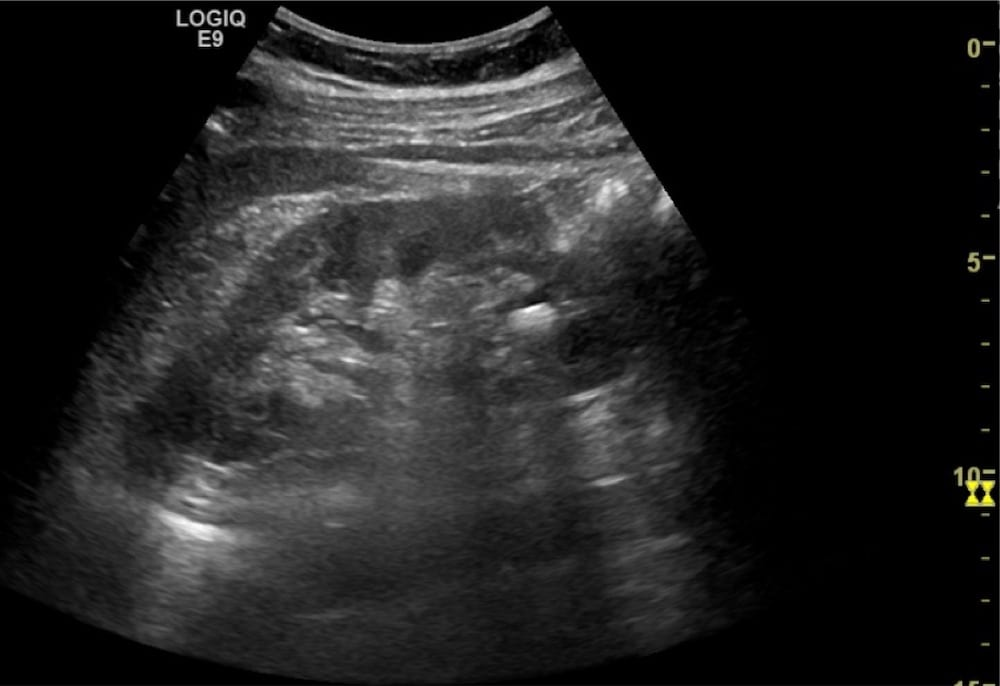
#> input picture images/image_8.jpg, 1000 x 686 px, found by its file name
$ jupyter execute FinalCode.ipynb   (shell and % lines are left out)   (older library calls are emulated)
#> lines starting #> are read from the running program, lines starting #| are printed output that depends on the picture; after the words box and inside, x2 and y2 are one past the last pixel; in counts of white or black regions, pixels touching at a corner belong together
[cell 1]
#Git Hub Trial
import cv2
import numpy as np
import matplotlib.pyplot as plt

s = r'C:\Users\User\cv projects\Kidney-Stone-Detection-main\images'
image_no = '\image_8.jpg'
s = s + image_no

img = cv2.imread(s,0)
#> img: shape (686, 1000); min 0, max 255, mean 33.6
plt.subplot(121),plt.imshow(img,'gray')
plt.title('Original')
plt.xticks([]),plt.yticks([])
def build_filters():
    #returns a list of kernels in several orientations
    filters = []
    ksize = 31
    for theta in np.arange(0, np.pi, np.pi / 32):
        params = {'ksize': (ksize, ksize), 'sigma': 0.0225, 'theta': theta, 'lambd': 15.0,
                  'gamma': 0.01, 'psi': 0, 'ktype': cv2.CV_32F}

        kern = cv2.getGaborKernel(**params)
        kern /= 1.5*kern.sum()
        filters.append((kern, params))
    return filters


def process(img, filters):
    #returns the img filtered by the filter list
    accum = np.zeros_like(img)
    for kern, params in filters:
        fimg = cv2.filter2D(img, cv2.CV_8UC3, kern)
        np.maximum(accum, fimg, accum)
    return accum

def AdaptiveHistEq(img):
    aeq = cv2.createCLAHE(clipLimit=2.0, tileGridSize=(8, 8))
    equ = aeq.apply(img)
    return equ

def GaborFilter(img):
    filters = build_filters()
    p = process(img, filters)
    return p

def Laplacian(img,par):
    lap = cv2.Laplacian(img,cv2.CV_64F)
    sharp = img - par*lap
    sharp = np.uint8(cv2.normalize(sharp, None, 0 , 255, cv2.NORM_MINMAX))
    return sharp

def Watershed(img):
    ret, thresh = cv2.threshold(img,0,255,cv2.THRESH_BINARY+cv2.THRESH_OTSU)
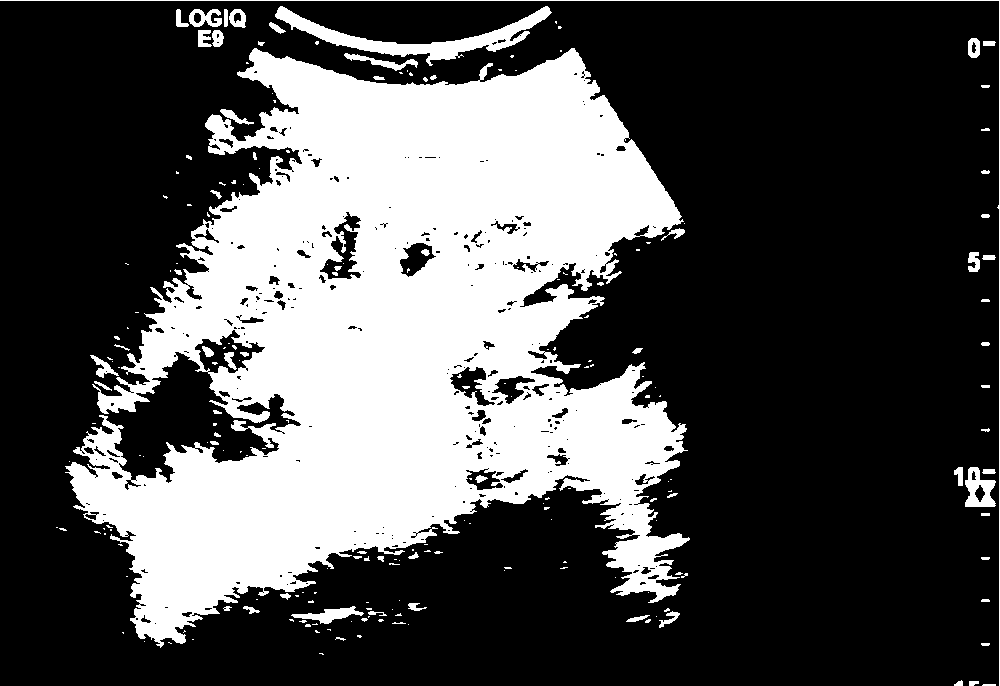
#> thresh: shape (686, 1000); 31.6% white; 214 white regions (144 under 20 px), largest, box (x1, y1, x2, y2) and area: (65, 48, 690, 648) 204323, (275, 6, 552, 66) 3852, (0, 0, 1000, 686) 1690
#> ret = 47

    # noise removal
    kernel = np.ones((3,3),np.uint8)
    opening = cv2.morphologyEx(thresh,cv2.MORPH_OPEN,kernel, iterations = 2)
#> opening: shape (686, 1000); 29.7% white; 54 white regions, largest, box (x1, y1, x2, y2) and area: (69, 49, 686, 643) 195164, (276, 7, 550, 60) 3654, (618, 572, 678, 600) 784

    # sure background area
    sure_bg = cv2.dilate(opening,kernel,iterations=3)
#> sure_bg: shape (686, 1000); 34.5% white; 17 white regions, largest, box (x1, y1, x2, y2) and area: (66, 46, 689, 646) 224759, (273, 4, 553, 73) 6599, (953, 464, 998, 510) 1672

    # Finding sure foreground area
    dist_transform = cv2.distanceTransform(opening,cv2.DIST_L2,5)
    ret, sure_fg = cv2.threshold(dist_transform,0.23*dist_transform.max(),255,0)
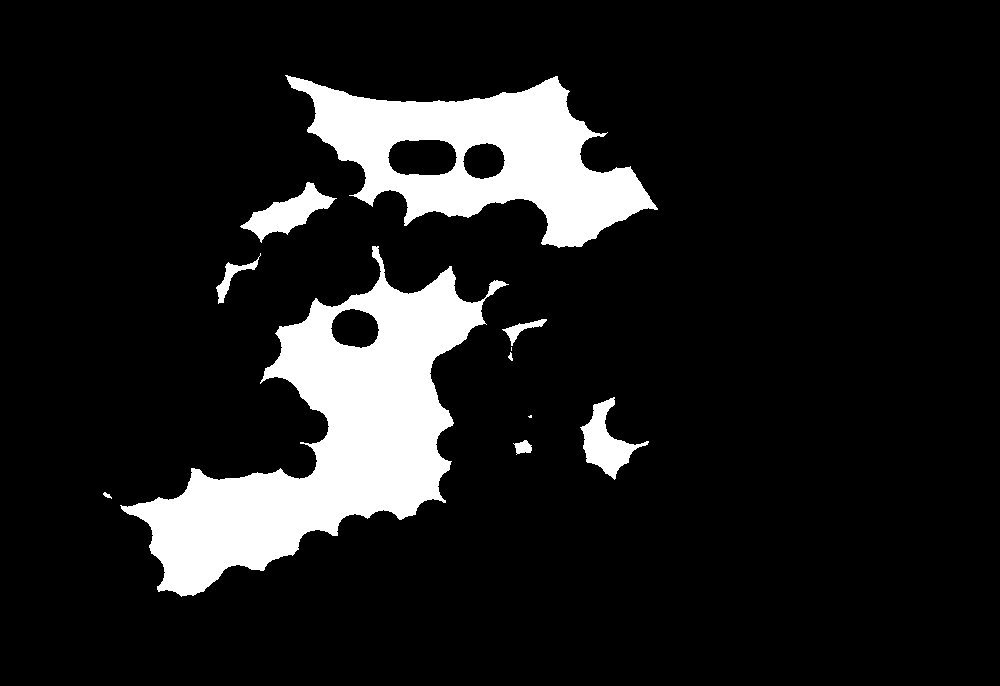
#> sure_fg: shape (686, 1000) float32; 11.9% white; 11 white regions (2 under 20 px), largest, box (x1, y1, x2, y2) and area: (120, 246, 509, 597) 46709, (285, 75, 658, 248) 29324, (240, 182, 337, 243) 2188
#> ret = 17.09

    # Finding unknown region
    sure_fg = np.uint8(sure_fg)
    unknown = cv2.subtract(sure_bg,sure_fg)
#> unknown: shape (686, 1000); 22.6% white; 20 white regions, largest, box (x1, y1, x2, y2) and area: (66, 46, 689, 646) 138658, (273, 4, 553, 73) 6599, (388, 140, 457, 175) 2079

    # Marker labelling
    ret, markers = cv2.connectedComponents(sure_fg)
#> markers: shape (686, 1000) int32; 12 distinct labels, from 0 to 11
#> ret = 12

    # Add one to all labels so that sure background is not 0, but 1
    markers = markers+1
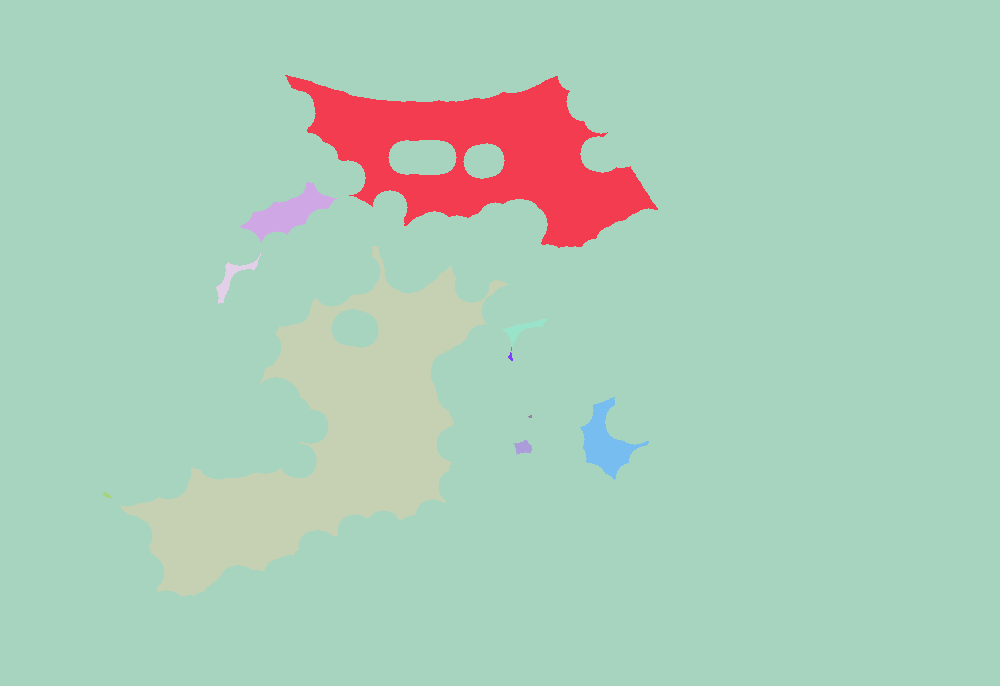
#> markers: shape (686, 1000) int32; 12 distinct labels, from 1 to 12; one colour per label, 0 black

    # Now, mark the region of unknown with zero
    markers[unknown==255] = 0
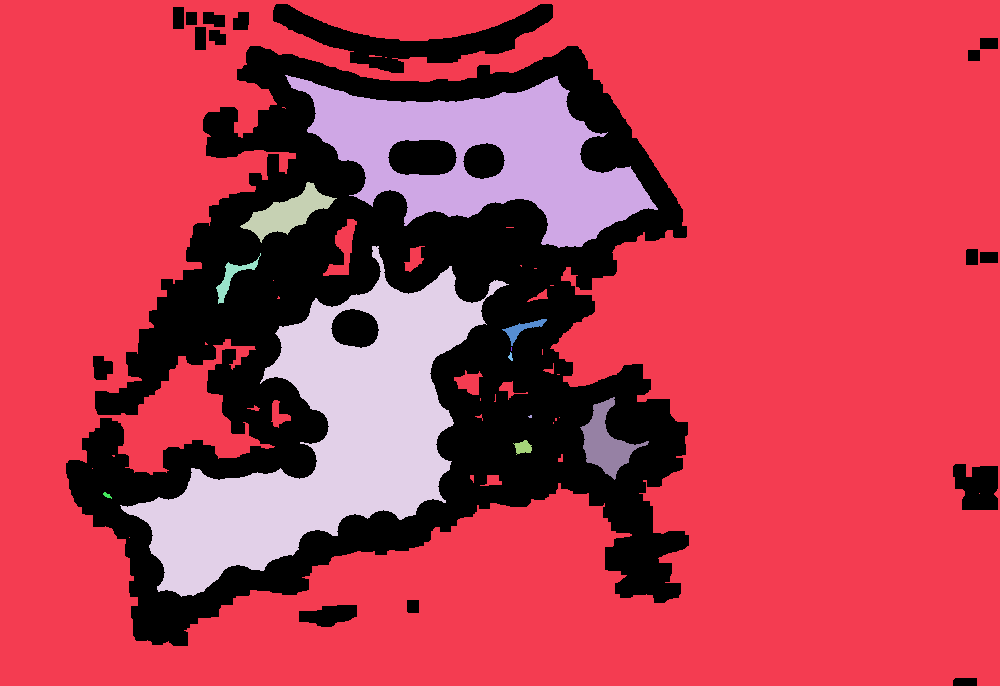
#> markers: shape (686, 1000) int32; 13 distinct labels, from 0 to 12; one colour per label, 0 black

    img2 = cv2.imread(s,1)
#> img2 is the input picture: shape (686, 1000, 3); mean B, G, R 33.5, 33.6, 33.6
    img2 = cv2.medianBlur(img2,5)
    markers = cv2.watershed(img2,markers)
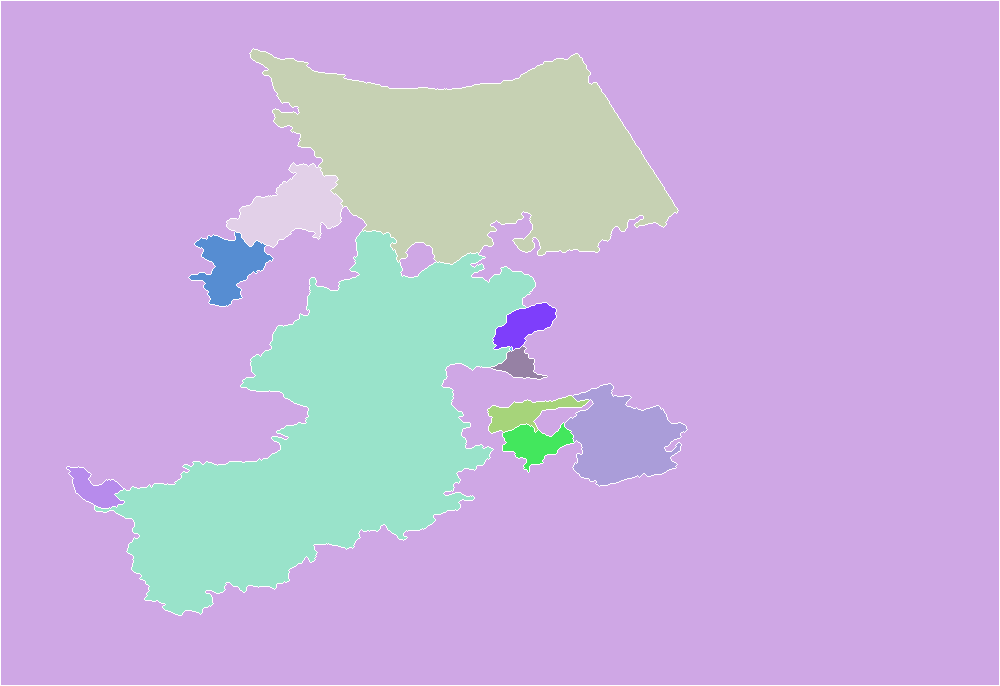
#> markers: shape (686, 1000) int32; 13 distinct labels, from -1 to 12; one colour per label, 0 black, -1 white
    img2[markers == -1] = [255,0,0]
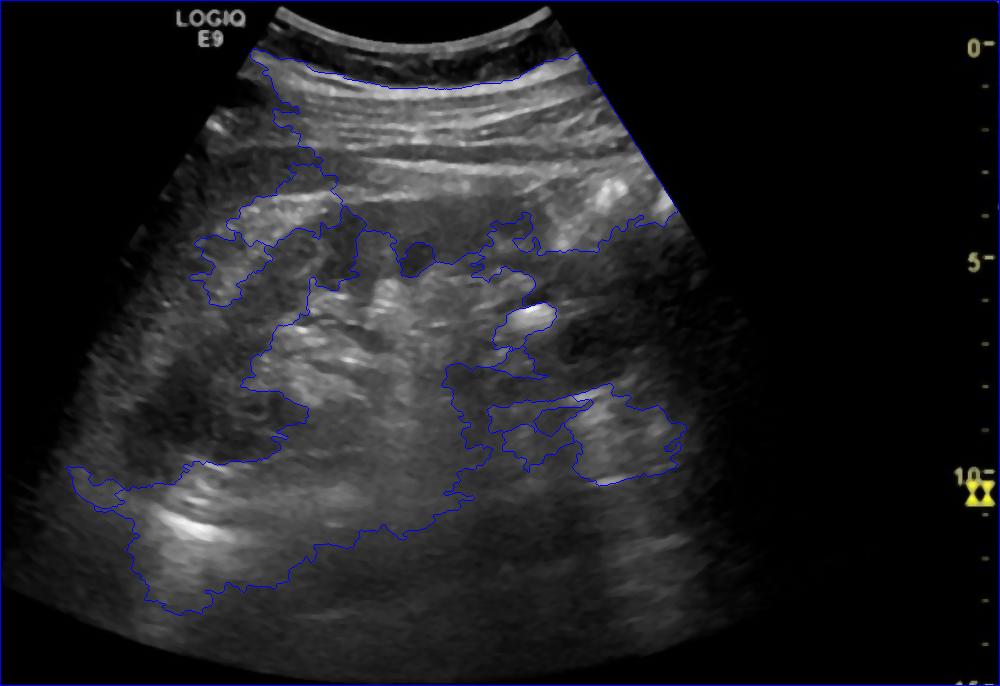
#> img2: shape (686, 1000, 3); mean B, G, R 35.6, 32.7, 32.7

    return img2

if image_no=='\image1.jpg':
    img3 = Laplacian(img,0.239)

elif image_no=='\image2.jpg':
    img3 = GaborFilter(img)
    img3 = AdaptiveHistEq(img3)

elif image_no=='\image3.jpg':
    img3 = GaborFilter(img)

img3 = Watershed(img)
plt.subplot(122),plt.imshow(img3,'gray')
plt.title('Marked')
plt.xticks([]),plt.yticks([])
#> figure, not shown here; B, G, R data is drawn as R, G, B

$ run again, with images/image6.jpg copied over images/image_8.jpg
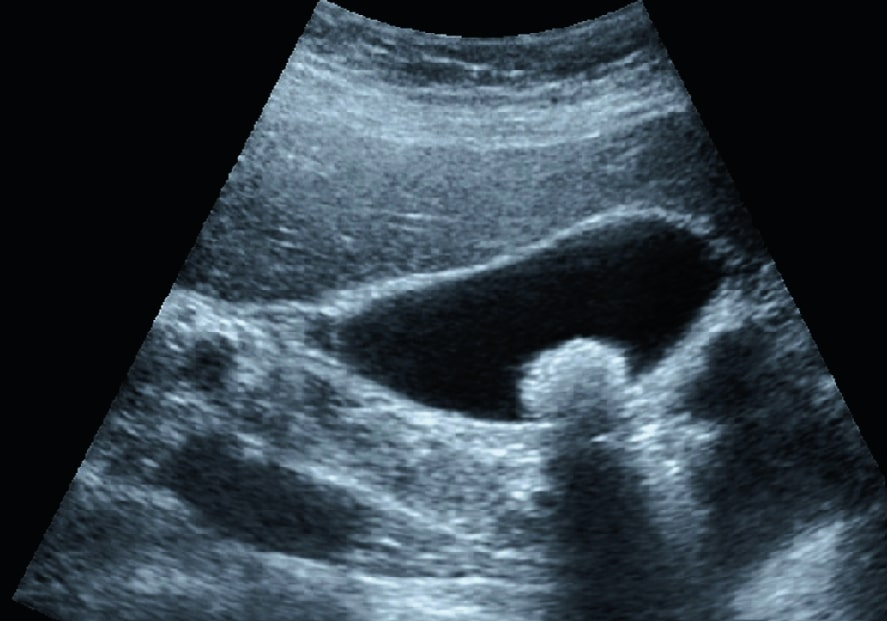
#> input picture images/image6.jpg, 888 x 621 px, found by its file name
#> in Watershed, `ret, thresh = cv2.threshold(img,0,255,cv2.THRESH_BINARY+cv2.THRESH_OTSU)`:
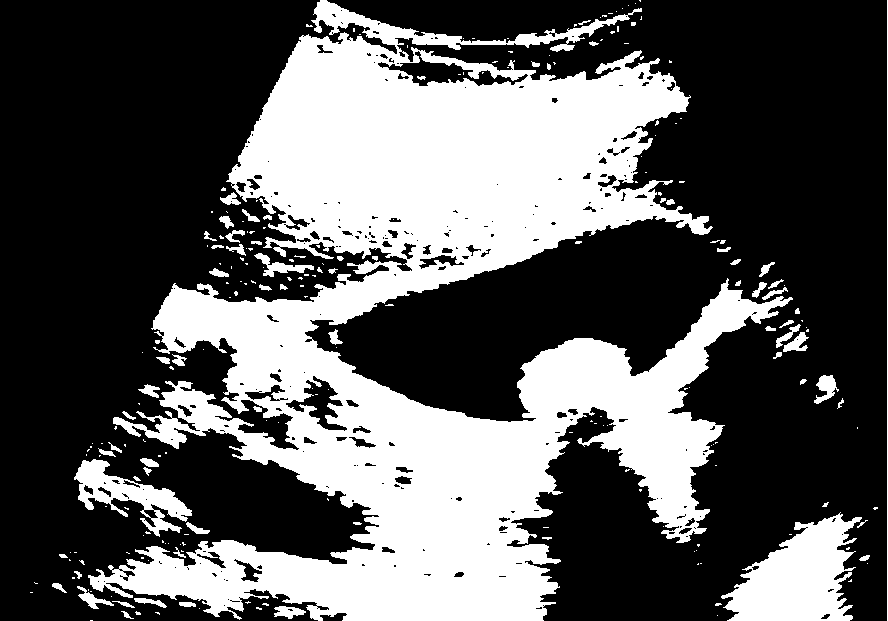
#> thresh: shape (621, 888); 35.9% white; 238 white regions (169 under 20 px), largest, box (x1, y1, x2, y2) and area: (88, 0, 793, 621) 178937, (721, 512, 862, 621) 8921, (74, 459, 192, 537) 3233
#> in Watershed, `ret, thresh = cv2.threshold(img,0,255,cv2.THRESH_BINARY+cv2.THRESH_OTSU)`: ret = 75
#> opening: shape (621, 888); 33.7% white; 64 white regions, largest, box (x1, y1, x2, y2) and area: (90, 36, 785, 621) 165331, (727, 515, 854, 621) 8355, (76, 460, 191, 517) 2519
#> sure_bg: shape (621, 888); 40.6% white; 20 white regions, largest, box (x1, y1, x2, y2) and area: (78, 0, 788, 621) 202790, (724, 512, 863, 621) 9948, (73, 457, 194, 537) 4447
#> in Watershed, `ret, sure_fg = cv2.threshold(dist_transform,0.23*dist_transform.max(),..`: ret = 16.51
#> unknown: shape (621, 888); 29.8% white; 22 white regions, largest, box (x1, y1, x2, y2) and area: (78, 0, 788, 621) 144544, (724, 512, 863, 621) 6645, (73, 457, 194, 537) 4447
#> in Watershed, `ret, markers = cv2.connectedComponents(sure_fg)`: ret = 16
#> in Watershed, img2 is the input picture: shape (621, 888, 3); mean B, G, R 72.5, 63.1, 51.2
#> in Watershed, `img2[markers == -1] = [255,0,0]`:
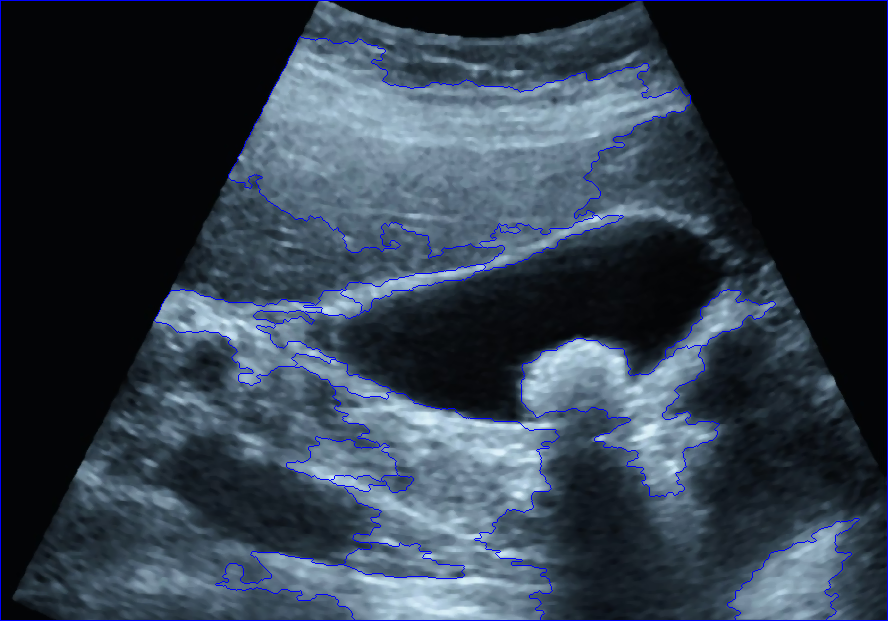
#> img2: shape (621, 888, 3); mean B, G, R 74.7, 61.2, 49.6

$ run again, with images/image7.jpg copied over images/image_8.jpg
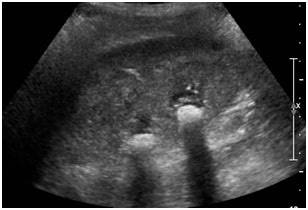
#> input picture images/image7.jpg, 308 x 210 px, found by its file name
#> img is the input picture: shape (210, 308); min 0, max 255, mean 58.7
#> in Watershed, `ret, thresh = cv2.threshold(img,0,255,cv2.THRESH_BINARY+cv2.THRESH_OTSU)`:
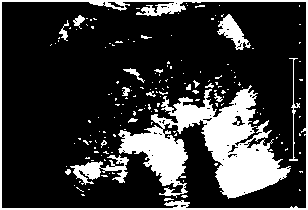
#> thresh: shape (210, 308); 21.1% white; 170 white regions (150 under 20 px), largest, box (x1, y1, x2, y2) and area: (118, 85, 291, 199) 8389, (0, 0, 308, 210) 2733, (70, 155, 129, 185) 712
#> in Watershed, `ret, thresh = cv2.threshold(img,0,255,cv2.THRESH_BINARY+cv2.THRESH_OTSU)`: ret = 88
#> opening: shape (210, 308); 12.6% white; 20 white regions, largest, box (x1, y1, x2, y2) and area: (204, 89, 287, 198) 4414, (122, 132, 187, 185) 1870, (174, 104, 213, 131) 634
#> sure_bg: shape (210, 308); 19.7% white; 12 white regions, largest, box (x1, y1, x2, y2) and area: (171, 86, 290, 201) 7062, (119, 124, 190, 199) 2998, (220, 13, 245, 44) 628
#> in Watershed, `ret, sure_fg = cv2.threshold(dist_transform,0.23*dist_transform.max(),..`: ret = 4.73
#> unknown: shape (210, 308); 14.1% white; 12 white regions, largest, box (x1, y1, x2, y2) and area: (171, 86, 290, 201) 4506, (119, 124, 190, 199) 2042, (220, 13, 245, 44) 581
#> in Watershed, `ret, markers = cv2.connectedComponents(sure_fg)`: ret = 10
#> in Watershed, `img2[markers == -1] = [255,0,0]`:
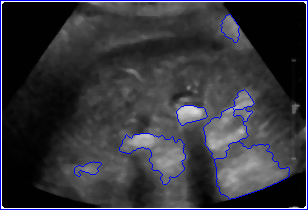
#> img2: shape (210, 308, 3); mean B, G, R 60, 52.7, 52.7
